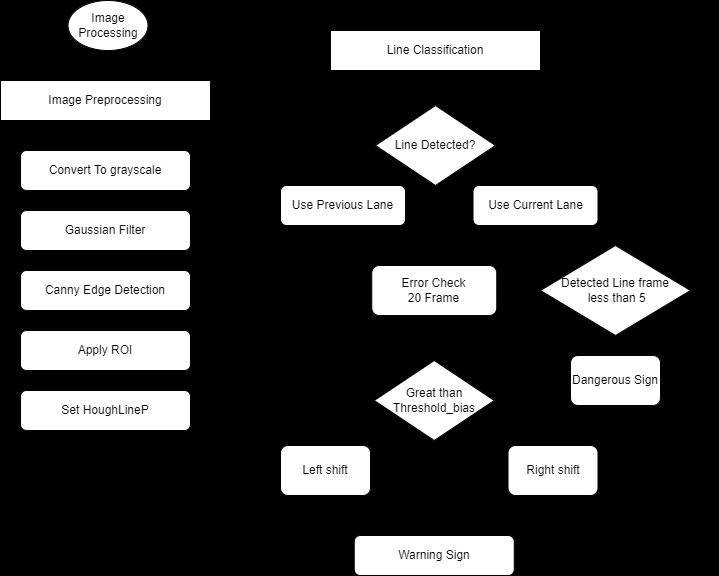
#> input picture LAB/LAB3/LAB3.png, 719 x 576 px, given in place of road_straight_student.mp4, which was not available
$ python LAB3.py
#> lines starting #> are read from the running program, lines starting #| are printed output that depends on the picture; after the words box and inside, x2 and y2 are one past the last pixel; in counts of white or black regions, pixels touching at a corner belong together; pictures that were not available may be replaced by others from this repository, and a replacement may not be noted
"""## Import OpenCV Library"""
from audioop import bias
import math
from operator import imod
from turtle import right, st
import numpy as np
import cv2 as cv
from matplotlib import pyplot as plt
import timeit

cap = cv.VideoCapture("road_straight_student.mp4")

width = cap.get(cv.CAP_PROP_FRAME_WIDTH)
height = cap.get(cv.CAP_PROP_FRAME_HEIGHT)

#------------직선의 기울기, 좌표 변수-----------
m1 = 0          #매번 확인하는 기울기 값
y_intercept = 0 #직선의 y 절편 값

left_val =0     #왼쪽 line y절편 평균 값
left_avg = 0    #왼쪽 line 기울기 평균 값

right_val = 0   #오른쪽 line y절편 평균 값
right_avg = 0   #오른쪽 line 기울기 평균 값

x_left  = 0     #왼쪽 line x 좌표
x_right = 0     #오른쪽 line x 좌표

x_cross = 0     #교점 x 좌표
y_cross = 0     #교점 y 좌표
#------------이전 값 저장 변수들---------------
prev_left_y = 0     #왼쪽 line 이전 y절편 평균 값 저장
prev_left_m = 0     #왼쪽 line 이전 기울기 평균 값 저장

prev_right_y = 0    #오른쪽 line 이전 y절편 평균 값 저장
prev_right_m = 0    #오른쪽 line 이전 기울기 평균 값 저장

#-------------------색상 변수-----------------
left_color = (0,0,0)    #왼쪽 line 색상 초기화
right_color = (0,0,0)   #오른쪽 line 색상 초기화

line_detect = (255,0,0)         #Line detect 경우 Blue
line_non_detect = (0,255,255)   #Line non detect 경우 Yellow
line_change = (0,0,255)         #Line change 경우 Red

In_line_color = (0,255,0)       # 초기 Text green
Line_safe = (0,255,0)           # Safe 경우 green
Line_Dan = (0,0,255)            # Dangerous 경우 red

#-----------------Bias 관련 변수---------------
Bias = 0                #Bias initialization
Bias_Threshold = 20     #Bias Threshold
length_left = 0         #frame 중앙과 왼쪽 line 사이 거리
length_right = 0        #frame 중앙과 오른쪽 line 사이 거리
Threshold_length = 230  # Line과 frame 중앙사이 Threshol 거리 값
Thres_flag = 0          # 0 : 직진, 1 : 우측으로 차선변경, 2 : 좌측으로 차선변경, 3 : frame 중앙에 line 위치
Line_arrow = 0          # Line direction flag (0 : straight, 1 : right, 2 : left)
Line_df = 0

#------------Frame error check Variables-------
frame_num = 0;          #Count frame number
L_frame = 0             #Left line detect check
R_frame = 0             #Right line detect check
frame_Theshold = 5      #Error Threshold value
No_line_sign = 0        #Frame error Flag ( 0 : safe, 1 : Dangerous)

font =  cv.FONT_HERSHEY_PLAIN

while(1):
    ret, frame = cap.read()
#> frame is the input picture: shape (576, 719, 3); min 0, max 255, mean 60.9
    if frame is None:
        break
    if ret is True:
        # 알고리즘 시작 시점
        start_t = timeit.default_timer()    #frame 시작 시점 시간
        # start_t = cv.getTickCount()

    '''1. Image pre-processing'''
    #frame 마다 gray scale 로 변환
    frame_gray = cv.cvtColor(frame, cv.COLOR_BGR2GRAY)
    #Guassian Filter 적용
    frame_gray = cv.GaussianBlur(frame_gray,(5,5),0)
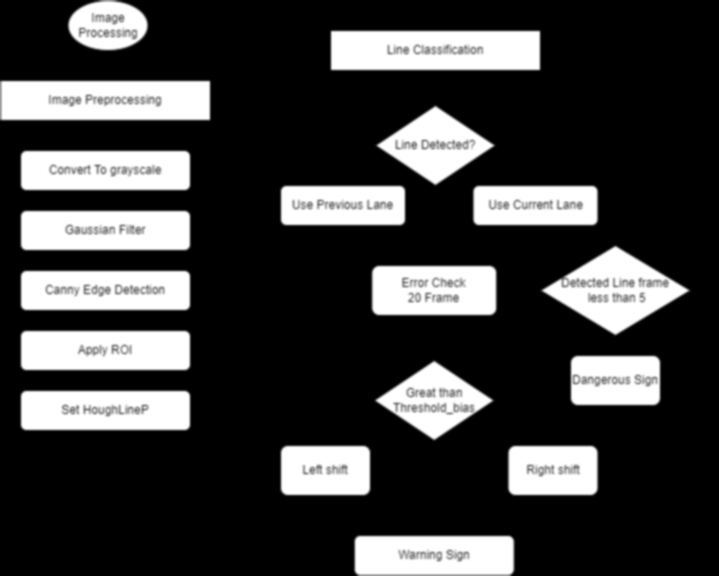
#> frame_gray: shape (576, 719); min 0, max 255, mean 60.9
    # Canny Edge Detection
    dst = cv.Canny(frame_gray, 50, 200, None, 3)
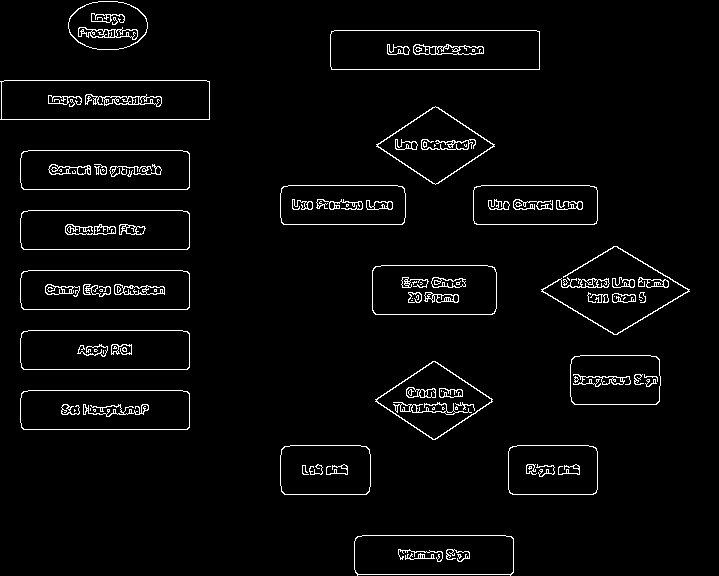
#> dst: shape (576, 719); 3.3% white in thin lines or dots

    '''Making ROI process'''
    mask = np.zeros_like(frame_gray)
    vertices = np.array([[100,630],[617,420],[685,420],[1000,630]], dtype=np.int32)
    cv.fillPoly(mask, [vertices], 255)
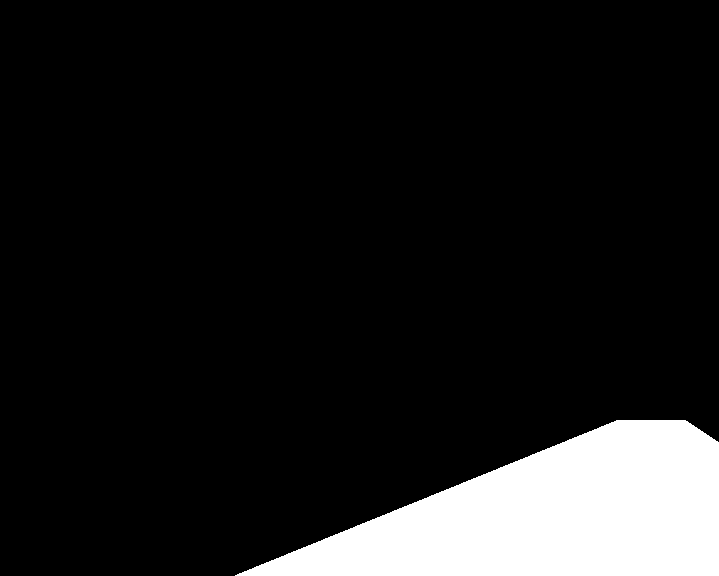
#> mask: shape (576, 719); 11% white; 1 white region, box (x1, y1, x2, y2) and area: (235, 420, 719, 576) 45447
    #Canny Edege detection 한 이미지와 masking
    ROI_image = cv.bitwise_and(dst, mask)
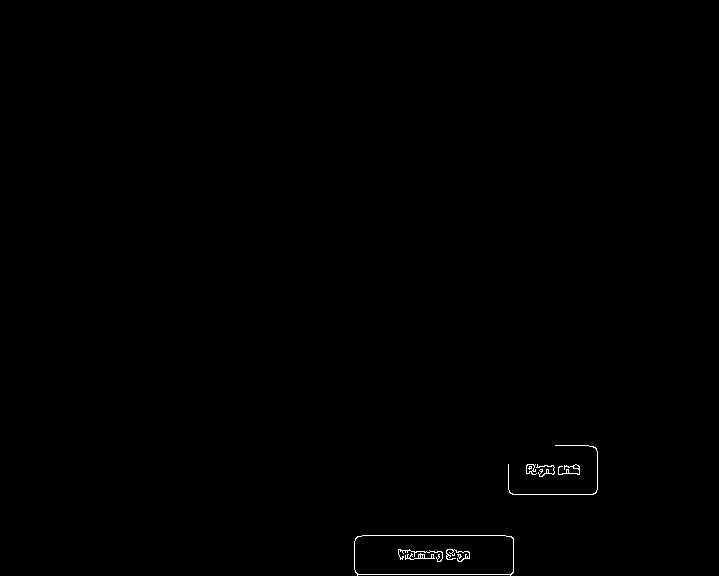
#> ROI_image: shape (576, 719); 0.27% white in thin lines or dots, all inside (x1, y1, x2, y2) = (354, 445, 598, 576)

    '''2. Line detection process'''
    #HoughLineP line 추출
    linesP = cv.HoughLinesP(ROI_image, 1, np.pi / 180 , 65, None, minLineLength=10, maxLineGap=50)
#> linesP = [[362, 535, 505, 535], [357, 574, 511, 574], [512, 494, 593, 494]]
    cv.line(frame, (640,720), (640,630), (255,0,255), 3, cv.LINE_AA)

    #y 절편, 기울기 값 초기화
    left_m = []
    left_y = []
    right_m = []
    right_y = []

    if linesP is not None:
        for i in range(0, len(linesP)):
            l = linesP[i][0]
            if(l[2]-l[0] != 0):
                m1 = (l[3]-l[1])/(l[2]-l[0])
                y_intercept =  l[1] - m1*l[0]

            if(Thres_flag==0):   #직진의 경우 left, right line 구분
                if(m1<-0.55):
                    left_m.append(m1)
                    left_y.append(y_intercept)
                if(0.5<m1):
                    right_m.append(m1)
                    right_y.append(y_intercept)
            else :              #line 변경 경우 left, right line 구분
                if(m1<-0.1):
                    left_m.append(m1)
                    left_y.append(y_intercept)
                if(0<m1):
                    right_m.append(m1)
                    right_y.append(y_intercept)
#> this loop made 3 passes
#> (l, y_intercept) on passes 1 to 3: ([362, 535, 505, 535], 535), ([357, 574, 511, 574], 574), ([512, 494, 593, 494], 494)
#> after the loop, left_m = []; left_y = []; right_m = []; right_y = []

    if( len(right_m) > 0):
        right_avg = sum(right_m)/len(right_m)   # right line y절편 평균값
        right_val = sum(right_y)/len(right_y)   # right line 기울기 평균값
        # right line의 이전 y절편, 기울기 평균 값 저장
        prev_right_y = right_val
        prev_right_m = right_avg
        # right line detection color(blue)
        right_color = line_detect
        # Detected right line count up
        R_frame += 1

    if( len(left_m) > 0):
        left_avg = sum(left_m)/len(left_m)  # left line y절편 평균값
        left_val = sum(left_y)/len(left_y)  # left line 기울기 평균값
        # left line의 이전 y절편, 기울기 평균 값 저장
        prev_left_y = left_val
        prev_left_m = left_avg
        # left line detection color(blue)
        left_color = line_detect
        # Detected left line count up
        L_frame += 1

    if( len(right_m) == 0):
        right_avg = prev_right_m    #이전 right line 의 기울기 값 사용
        right_val = prev_right_y    #이전 right line 의 y절편 값 사용
        # right line non detection color(green)
        right_color = line_non_detect

    if( len(left_m) == 0):
        left_avg = prev_left_m      #이전 left line 의 기울기 값 사용
        left_val = prev_left_y      #이전 left line 의 y절편 값 사용
        # left line non detection color(green)
        left_color = line_non_detect

    ''' Calculation of Line coordinate'''
#> (the run stopped early here; a loop or call above may not have finished)
